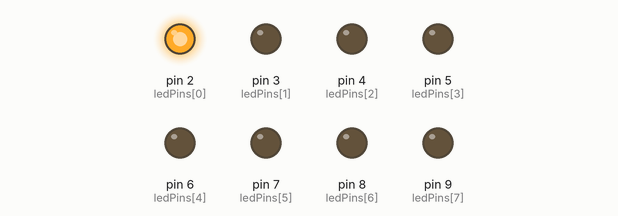
This sketch was run on a simulated Arduino Uno, built with avr-gcc and run on an emulated ATmega328P. On the bench: output pins drawn as LEDs (lit = HIGH).

Above: at 0.05 s.
At 0.65 s:
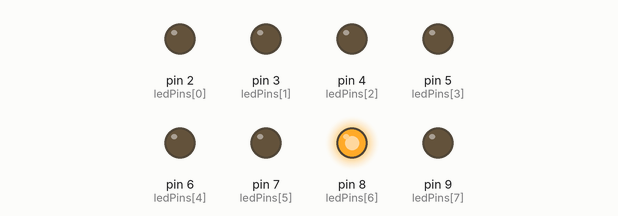
At 1.25 s:
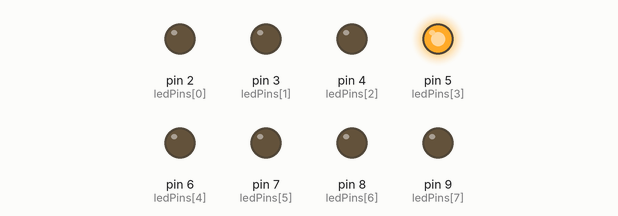
At 2.4 s:
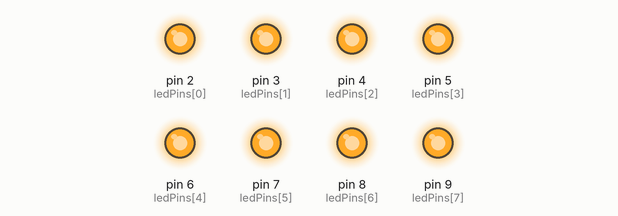
At 3.85 s:
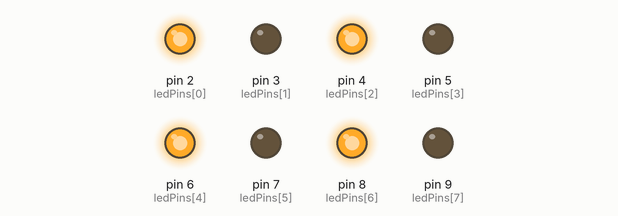
At 5.4 s:
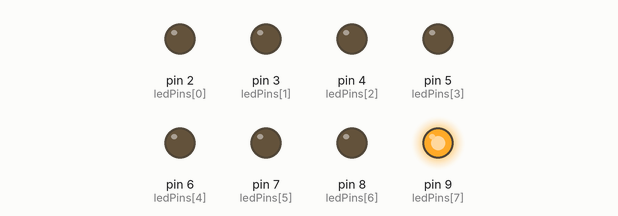
Timing chart, 0 to 6.0 s (numbered marks = the images above):
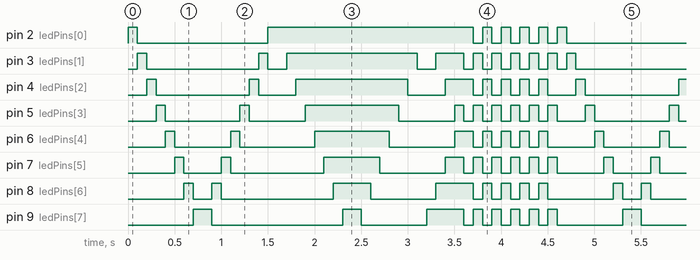

The sketch:

main.ino
```cpp
// Chương trình Arduino để điều khiển 8 đèn LED
const int ledPins[] = {2, 3, 4, 5, 6, 7, 8, 9}; // Các chân kết nối 8 đèn LED
const int ledCount = 8;                         // Số lượng đèn LED
int value = 0;                                  // Giá trị dùng để điều khiển trạng thái đèn LED
void setup()
{
    for (int i = 0; i < ledCount; i++)
    {
        pinMode(ledPins[i], OUTPUT); // Thiết lập các chân của LED làm OUTPUT
    }
}

void showLeds(int value)
{
    for (int i = 0; i < ledCount; i++)
    {
        digitalWrite(ledPins[i], (value & (1 << i)) ? HIGH : LOW); // Hiển thị trạng thái từng đèn
    }
}

// Hiệu ứng 1: Đèn chạy từ trái sang phải
void singleL2R()
{
    value = 1; // 00000001
    while (value < (1 << ledCount))
    {
        showLeds(value);
        value <<= 1;
        delay(100);
    }
}

// Hiệu ứng 2: Đèn chạy từ phải sang trái
void singleR2L()
{
    value = 1 << (ledCount - 1); // 10000000
    while (value > 0)
    {
        showLeds(value);
        value >>= 1;
        delay(100);
    }
}

// Hiệu ứng 3: Bật dần từ trái sang phải
void turnOnL2R()
{
    value = 1; // 00000001
    while (value < (1 << ledCount))
    {
        showLeds(value);
        value = (value << 1) | 1;
        delay(100);
    }
}

// Hiệu ứng 4: Tắt dần từ phải sang trái
void turnOffR2L()
{
    value = (1 << ledCount) - 1; // 11111111
    while (value > 0)
    {
        showLeds(value);
        value >>= 1;
        delay(100);
    }
}

// Hiệu ứng 5: Bật dần từ ngoài vào trong
void turnIn()
{
    int left = 0, right = ledCount - 1;
    value = 0;
    while (left <= right)
    {
        value |= (1 << left) | (1 << right);
        showLeds(value);
        left++;
        right--;
        delay(100);
    }
}

// Hiệu ứng 6: Nhấp nháy toàn bộ đèn LED
void blink(int times)
{
    value = 0b10101010; // Khởi tạo giá trị nhấp nháy
    for (int i = 0; i < times; i++)
    {
        value = ~value;
        showLeds(value);
        delay(100);
    }
}

void loop()
{
    singleL2R();
    singleR2L();
    turnOnL2R();
    turnOffR2L();
    turnIn();
    blink(10); // Nhấp nháy 10 lần
}
```

Measured:
- by itself, pin 2 (ledPins[0]): repeats every 4.6 s: LOW 1.4 s, HIGH 2.2 s, 5 × (LOW 0.10 s, HIGH 0.10 s)
- by itself, pin 3 (ledPins[1]): repeats every 4.6 s: LOW 1.2 s, HIGH 0.10 s, LOW 0.20 s, HIGH 1.4 s, LOW 0.20 s, HIGH 0.30 s, 6 × (LOW 0.10 s, HIGH 0.10 s)
- by itself, pin 9 (ledPins[7]): repeats every 4.6 s: LOW 1.4 s, HIGH 0.20 s, LOW 0.70 s, HIGH 0.40 s, 5 × (LOW 0.10 s, HIGH 0.10 s), LOW 0.70 s, HIGH 0.20 s
